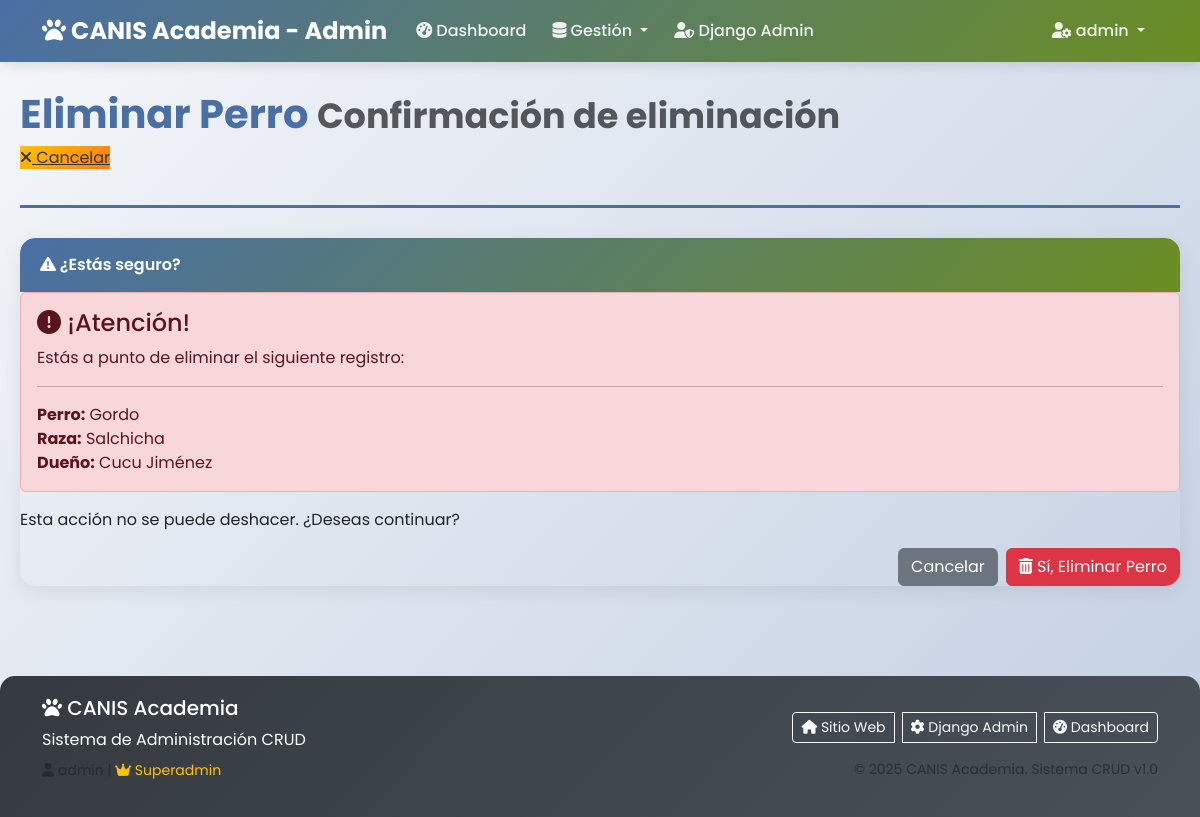
The app's page /perros/borrar/1/ (signed in) with its own data.
### app_Entrenamiento_Canino/models.py (models this page shows, shortened)
class Perro(models.Model):
    cliente = models.ForeignKey(Cliente, on_delete=models.CASCADE)
    nombre = models.CharField(max_length=100)
    raza = models.CharField(max_length=100)
    edad = models.IntegerField()
    sexo = models.CharField(max_length=10)
    peso = models.DecimalField(max_digits=5, decimal_places=2, null=True, blank=True)
    tamano = models.CharField(max_length=20, null=True, blank=True)
    comportamiento = models.TextField(null=True, blank=True)

class Cliente(models.Model):
    usuario = models.OneToOneField(User, on_delete=models.CASCADE, null=True, blank=True)
    nombre = models.CharField(max_length=100)
    apellido = models.CharField(max_length=100)
    telefono = models.CharField(max_length=20)
    correo = models.EmailField(max_length=150, unique=True)
    direccion = models.CharField(max_length=200)
    fecha_registro = models.DateTimeField(auto_now_add=True)

### app_Entrenamiento_Canino/views.py (the view)
# urls.py: path('perros/borrar/<int:id>/', views.borrar_perro, name='borrar_perro'),
@staff_member_required
def borrar_perro(request, id):
    perro = get_object_or_404(Perro, id=id)
    if request.method == 'POST':
        perro.delete()
        return redirect('ver_perros')
    return render(request, 'admin/crud/perros/eliminar.html', {'perro': perro})

### app_Entrenamiento_Canino/templates/admin/crud/perros/eliminar.html (shortened to what this page needs)
{% extends "admin/crud/base_crud.html" %}
{% block page_title %}Eliminar Perro{% endblock %}
{% block page_subtitle %}Confirmación de eliminación{% endblock %}
{% block page_actions %}
<a href="{% url 'ver_perros' %}" class="admin-btn-warning">
    <i class="fas fa-times"></i> Cancelar
</a>
{% endblock %}
{% block card_icon %}exclamation-triangle{% endblock %}
{% block card_title %}¿Estás seguro?{% endblock %}
{% block card_content %}
<div class="alert alert-danger">
    <h4 class="alert-heading"><i class="fas fa-exclamation-circle"></i> ¡Atención!</h4>
    <p>Estás a punto de eliminar el siguiente registro:</p>
    <hr>
    <p class="mb-0">
        <strong>Perro:</strong> {{ perro.nombre }}<br>
        <strong>Raza:</strong> {{ perro.raza }}<br>
        <strong>Dueño:</strong> {{ perro.cliente.nombre }} {{ perro.cliente.apellido }}
    </p>
</div>
<p>Esta acción no se puede deshacer. ¿Deseas continuar?</p>
<form method="POST">
    <div class="d-flex justify-content-end gap-2">
        <a href="{% url 'ver_perros' %}" class="btn btn-secondary">
            Cancelar
        </a>
        <button type="submit" class="btn btn-danger">
            <i class="fas fa-trash-alt"></i> Sí, Eliminar Perro
        </button>
    </div>
</form>
{% endblock %}

### app_Entrenamiento_Canino/templates/admin/navbar.html (shortened to what this page needs)
<nav class="navbar navbar-expand-lg admin-navbar">
    <div class="container">
        <a class="navbar-brand" href="{% url 'admin_dashboard' %}">
            <i class="fas fa-paw"></i> CANIS Academia - Admin
        </a>
        <div class="collapse navbar-collapse" id="adminNavbar">
            <ul class="navbar-nav me-auto">
                <li class="nav-item">
                    <a class="nav-link {% if request.resolver_match.url_name == 'admin_dashboard' %}active{% endif %}"
                       href="{% url 'admin_dashboard' %}">
                        <i class="fas fa-tachometer-alt"></i> Dashboard
                    </a>
                </li>
                <li class="nav-item dropdown">
                    <a class="nav-link dropdown-toggle" href="#" role="button" data-bs-toggle="dropdown">
                        <i class="fas fa-database"></i> Gestión
                    </a>
                </li>
                <li class="nav-item">
                    <a class="nav-link" href="{% url 'admin:index' %}" target="_blank">
                        <i class="fas fa-user-shield"></i> Django Admin
                    </a>
                </li>
            </ul>
            <ul class="navbar-nav ms-auto">
                <li class="nav-item dropdown">
                    <a class="nav-link dropdown-toggle" href="#" role="button" data-bs-toggle="dropdown">
                        <i class="fas fa-user-cog"></i> {{ user.username }}
                    </a>
                </li>
            </ul>
        </div>
    </div>
</nav>

### app_Entrenamiento_Canino/templates/admin/footer.html
<footer class="admin-footer">
    <div class="container">
        <div class="row align-items-center">
            <div class="col-md-6">
                <h5><i class="fas fa-paw"></i> CANIS Academia</h5>
                <p class="mb-0">Sistema de Administración CRUD</p>
                <p class="text-muted small mt-2">
                    <i class="fas fa-user"></i>
                    {{ user.username }} |
                    {% if user.is_superuser %}
                    <span class="text-warning"><i class="fas fa-crown"></i> Superadmin</span>
                    {% elif user.is_staff %}
                    <span class="text-info"><i class="fas fa-user-shield"></i> Staff</span>
                    {% endif %}
                </p>
            </div>
            <div class="col-md-6 text-md-end">
                <div class="btn-group" role="group">
                    <a href="{% url 'home' %}" class="btn btn-outline-light btn-sm me-2" target="_blank">
                        <i class="fas fa-home"></i> Sitio Web
                    </a>
                    <a href="{% url 'admin:index' %}" class="btn btn-outline-light btn-sm me-2" target="_blank">
                        <i class="fas fa-cog"></i> Django Admin
                    </a>
                    <a href="{% url 'admin_dashboard' %}" class="btn btn-outline-light btn-sm">
                        <i class="fas fa-tachometer-alt"></i> Dashboard
                    </a>
                </div>
                <p class="text-muted small mt-3 mb-0">
                    &copy; {% now "Y" %} CANIS Academia. Sistema CRUD v1.0
                </p>
            </div>
        </div>
    </div>
</footer>

### app_Entrenamiento_Canino/templates/admin/base_panel.html (style rules this page uses)
:root { --primary-color: #4A6FA5; --secondary-color: #6B8E23; --accent-color: #FF914D; --light-color: #F8F9FA; --dark-color: #343A40; }
body { font-family: 'Poppins', sans-serif; background: linear-gradient(135deg, #f5f7fa 0%, #c3cfe2 100%); min-height: 100vh; padding-top: 70px; }
.admin-navbar { background: linear-gradient(135deg, var(--primary-color) 0%, var(--secondary-color) 100%); box-shadow: 0 4px 12px rgba(0,0,0,0.1); position: fixed; top: 0; width: 100%; z-index: 1000; }
.admin-navbar .navbar-brand { font-weight: 700; font-size: 1.5rem; color: white !important; }
.admin-navbar .nav-link { color: rgba(255,255,255,0.9) !important; font-weight: 500; margin: 0 5px; border-radius: 5px; transition: all 0.3s; }
.admin-btn-warning { background: linear-gradient(135deg, #ffc107 0%, #fd7e14 100%); border: none; color: #333; }
.admin-footer { background: linear-gradient(135deg, var(--dark-color) 0%, #495057 100%); color: white; margin-top: 50px; padding: 20px 0; border-radius: 15px 15px 0 0; }

### records on screen
Perro: nombre "Gordo", raza "Salchicha", cliente.nombre "Cucu", cliente.apellido "Jiménez"

### other values on screen
{{ user.username }} "admin"
